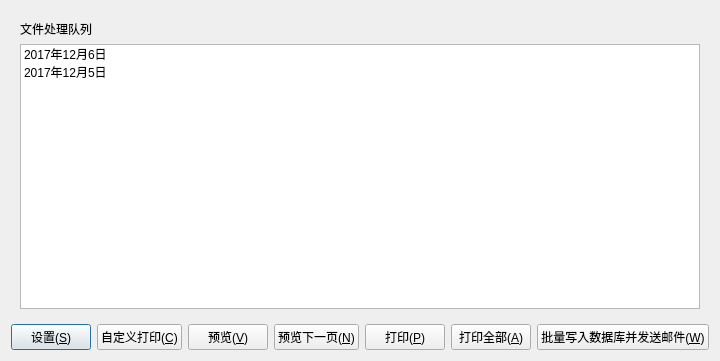
<?xml version="1.0" encoding="UTF-8"?>
<ui version="4.0">
 <class>processDlg</class>
 <widget class="QDialog" name="processDlg">
  <property name="geometry">
   <rect>
    <x>0</x>
    <y>0</y>
    <width>619</width>
    <height>361</height>
   </rect>
  </property>
  <property name="windowTitle">
   <string>数据处理进程</string>
  </property>
  <layout class="QVBoxLayout" name="verticalLayout_5">
   <item>
    <layout class="QVBoxLayout" name="verticalLayout_4">
     <item>
      <widget class="QStackedWidget" name="stackedWidget">
       <property name="currentIndex">
        <number>0</number>
       </property>
       <widget class="QWidget" name="page">
        <layout class="QVBoxLayout" name="verticalLayout_3">
         <item>
          <layout class="QVBoxLayout" name="verticalLayout">
           <item>
            <widget class="QLabel" name="label_files">
             <property name="text">
              <string>文件处理队列</string>
             </property>
             <property name="buddy">
              <cstring>listWidget_files</cstring>
             </property>
            </widget>
           </item>
           <item>
            <widget class="QListWidget" name="listWidget_files">
             <item>
              <property name="text">
               <string>2017年12月6日</string>
              </property>
             </item>
             <item>
              <property name="text">
               <string>2017年12月5日</string>
              </property>
             </item>
            </widget>
           </item>
          </layout>
         </item>
        </layout>
       </widget>
       <widget class="QWidget" name="page_2">
        <layout class="QVBoxLayout" name="verticalLayout_6">
         <item>
          <layout class="QVBoxLayout" name="verticalLayout_2">
           <item>
            <widget class="QLabel" name="label_print">
             <property name="text">
              <string>打印预览</string>
             </property>
             <property name="buddy">
              <cstring>graphicsView_print</cstring>
             </property>
            </widget>
           </item>
           <item>
            <widget class="QGraphicsView" name="graphicsView_print"/>
           </item>
          </layout>
         </item>
        </layout>
       </widget>
      </widget>
     </item>
     <item>
      <layout class="QHBoxLayout" name="horizontalLayout">
       <item>
        <widget class="QPushButton" name="pushButton_setting">
         <property name="text">
          <string>设置(&amp;S)</string>
         </property>
        </widget>
       </item>
       <item>
        <widget class="QPushButton" name="pushButton_printdlg">
         <property name="text">
          <string>自定义打印(&amp;C)</string>
         </property>
        </widget>
       </item>
       <item>
        <widget class="QPushButton" name="pushButton_quickview">
         <property name="text">
          <string>预览(&amp;V)</string>
         </property>
        </widget>
       </item>
       <item>
        <widget class="QPushButton" name="pushButton_next">
         <property name="text">
          <string>预览下一页(&amp;N)</string>
         </property>
        </widget>
       </item>
       <item>
        <spacer name="horizontalSpacer">
         <property name="orientation">
          <enum>Qt::Horizontal</enum>
         </property>
         <property name="sizeHint" stdset="0">
          <size>
           <width>40</width>
           <height>20</height>
          </size>
         </property>
        </spacer>
       </item>
       <item>
        <widget class="QPushButton" name="pushButton_print">
         <property name="text">
          <string>打印(&amp;P)</string>
         </property>
        </widget>
       </item>
       <item>
        <widget class="QPushButton" name="pushButton_printall">
         <property name="text">
          <string>打印全部(&amp;A)</string>
         </property>
        </widget>
       </item>
       <item>
        <widget class="QPushButton" name="pushButton_sendmail">
         <property name="text">
          <string>批量写入数据库并发送邮件(&amp;W)</string>
         </property>
        </widget>
       </item>
      </layout>
     </item>
    </layout>
   </item>
  </layout>
 </widget>
 <tabstops>
  <tabstop>listWidget_files</tabstop>
  <tabstop>pushButton_setting</tabstop>
  <tabstop>pushButton_printdlg</tabstop>
  <tabstop>pushButton_quickview</tabstop>
  <tabstop>pushButton_print</tabstop>
  <tabstop>pushButton_sendmail</tabstop>
  <tabstop>graphicsView_print</tabstop>
 </tabstops>
 <resources/>
 <connections/>
</ui>
